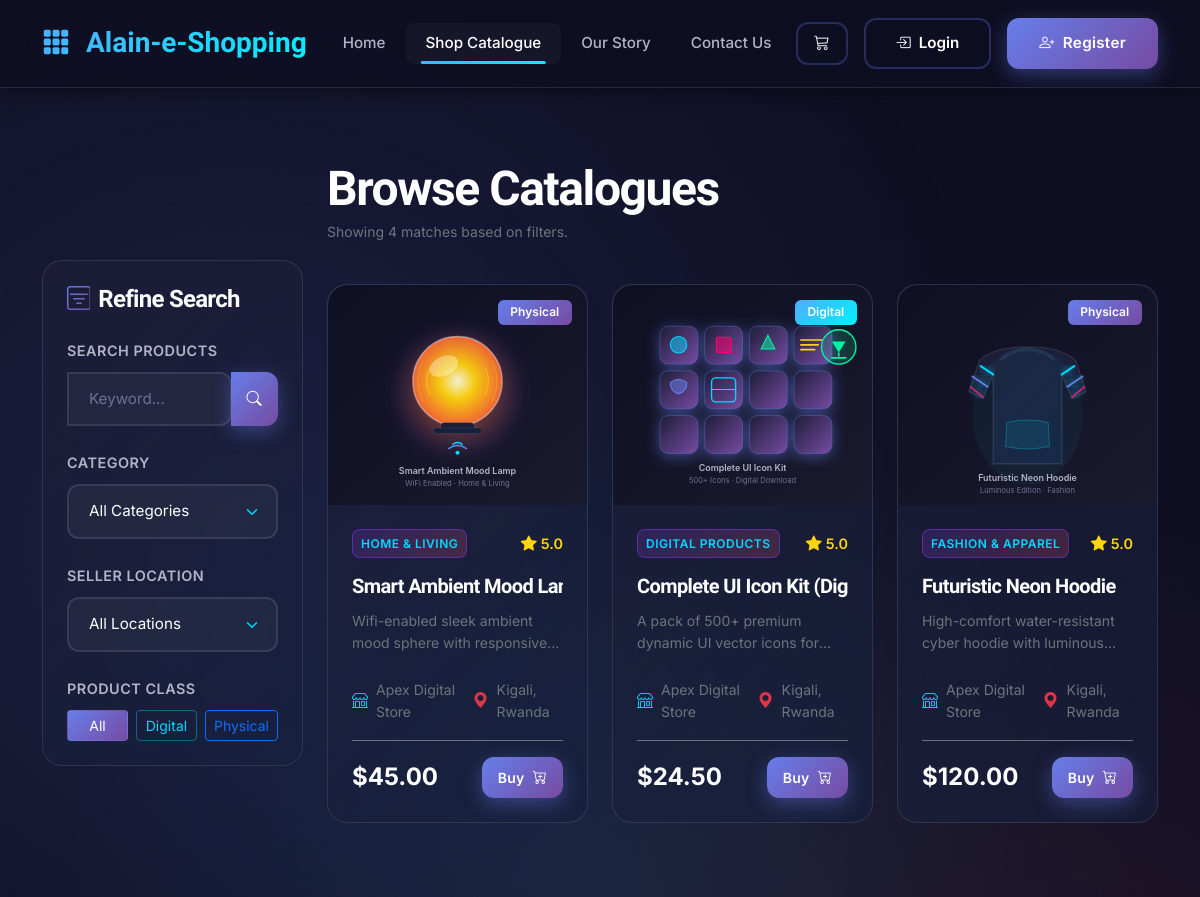
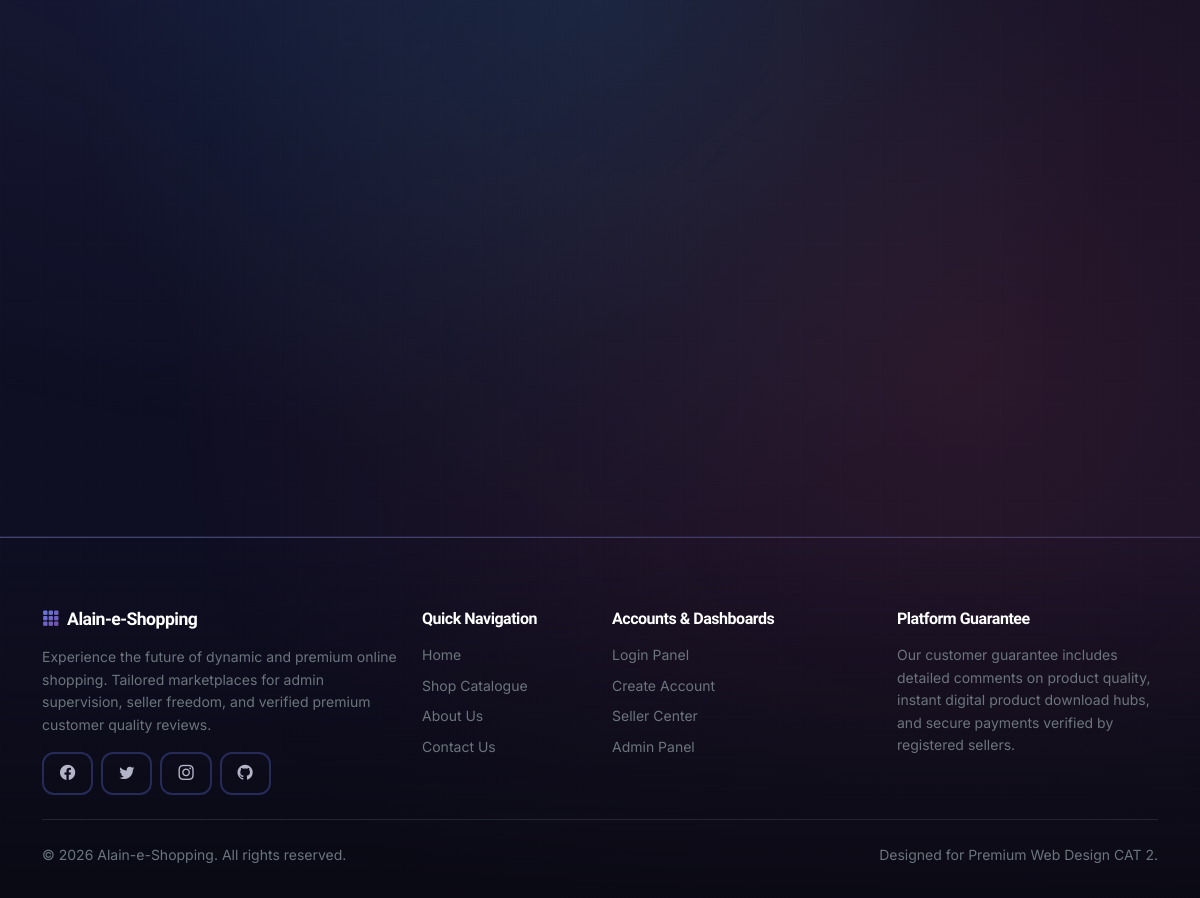
The page /shop.php on the database its author committed (2 pictures, top to bottom).
### tables this page shows
CREATE TABLE IF NOT EXISTS `products` (
    `id` INT AUTO_INCREMENT PRIMARY KEY,
    `seller_id` INT NOT NULL,
    `name` VARCHAR(255) NOT NULL,
    `description` TEXT NOT NULL,
    `price` DECIMAL(10, 2) NOT NULL,
    `category_id` INT NULL,
    `image_url` VARCHAR(255) NOT NULL,
    `file_url` VARCHAR(255) DEFAULT NULL,
    `stock` INT DEFAULT 10,
    `is_digital` TINYINT(1) DEFAULT 0,
    `created_at` TIMESTAMP DEFAULT CURRENT_TIMESTAMP,
    FOREIGN KEY (`seller_id`) REFERENCES `users`(`id`) ON DELETE CASCADE,
    FOREIGN KEY (`category_id`) REFERENCES `categories`(`id`) ON DELETE SET NULL,
    INDEX `idx_seller` (`seller_id`),
    INDEX `idx_category` (`category_id`),
    INDEX `idx_price` (`price`)
);

CREATE TABLE IF NOT EXISTS `categories` (
    `id` INT AUTO_INCREMENT PRIMARY KEY,
    `name` VARCHAR(255) NOT NULL UNIQUE,
    `icon` VARCHAR(100) DEFAULT 'bi-box',
    INDEX `idx_name` (`name`)
);

CREATE TABLE IF NOT EXISTS `users` (
    `id` INT AUTO_INCREMENT PRIMARY KEY,
    `name` VARCHAR(255) NOT NULL,
    `email` VARCHAR(255) NOT NULL UNIQUE,
    `password` VARCHAR(255) NOT NULL,
    `role` ENUM('admin', 'seller', 'customer') NOT NULL,
    `status` ENUM('pending', 'approved', 'rejected') DEFAULT 'approved',
    `seller_location` VARCHAR(255) DEFAULT NULL,
    `seller_documents` VARCHAR(255) DEFAULT NULL,
    `created_at` TIMESTAMP DEFAULT CURRENT_TIMESTAMP,
    INDEX `idx_email` (`email`),
    INDEX `idx_role` (`role`),
    INDEX `idx_status` (`status`)
);

### includes/auth.php (called while the page is built, shortened)
<?php
function format_price($price) {
    return '$' . number_format($price, 2);
}
?>

### shop.php (the view, shortened to what this page needs)
<?php
require_once 'includes/header.php';
$search = isset($_GET['search']) ? trim($_GET['search']) : '';
$query = "SELECT p.*, c.name as category_name, s.name as seller_name, s.seller_location,
          COALESCE(AVG(cm.rating),0) as avg_rating, COUNT(cm.id) as review_count
          FROM products p
          LEFT JOIN categories c ON p.category_id = c.id
          LEFT JOIN users s ON p.seller_id = s.id
          LEFT JOIN comments cm ON p.id = cm.product_id
          WHERE 1=1";
$query .= " GROUP BY p.id, c.name, s.name, s.seller_location ORDER BY p.id DESC";
$stmt = $conn->prepare($query);
$stmt->execute();
$prod_res = $stmt->get_result();
?>
<div class="container py-5 mt-4">
    <div class="row gy-4">
        <div class="col-lg-3">
            <div class="card-glass p-4 sticky-top" style="top: 100px; z-index: 10;">
                <h4 class="text-white mb-4"><i class="bi bi-filter-square me-2 text-gradient-primary"></i>Refine Search</h4>
                <form action="shop.php" method="GET" class="d-flex flex-column gap-4">
                    <div>
                        <label class="form-glass-label">Search Products</label>
                        <div class="input-group">
                            <input type="text" name="search" class="form-control form-glass-input" placeholder="Keyword..." value="<?php echo htmlspecialchars($search); ?>">
                            <button type="submit" class="btn btn-premium px-3"><i class="bi bi-search"></i></button>
                        </div>
                    </div>
                    <div>
                        <label class="form-glass-label">Category</label>
                        <select name="category" class="form-select form-glass-input" onchange="this.form.submit()">
                            <option value="0">All Categories</option>
                        </select>
                    </div>
                    <div>
                        <label class="form-glass-label">Seller Location</label>
                        <select name="location" class="form-select form-glass-input" onchange="this.form.submit()">
                            <option value="">All Locations</option>
                        </select>
                    </div>
                    <div>
                        <label class="form-glass-label">Product Class</label>
                        <div class="d-flex gap-2">
                            <label class="btn btn-outline-secondary w-100 btn-sm text-white" for="type_all">All</label>
                            <label class="btn btn-outline-info w-100 btn-sm" for="type_digital">Digital</label>
                            <label class="btn btn-outline-primary w-100 btn-sm" for="type_physical">Physical</label>
                        </div>
                    </div>
                </form>
            </div>
        </div>
        <div class="col-lg-9">
            <div class="d-flex justify-content-between align-items-center mb-4">
                <div>
                    <h2 class="text-white mb-1">Browse Catalogues</h2>
                    <p class="text-secondary small">Showing <?php echo $prod_res->num_rows; ?> matches based on filters.</p>
                </div>
            </div>
            <div class="row g-4">
                <?php if ($prod_res && $prod_res->num_rows > 0): ?>
                    <?php while ($prod = $prod_res->fetch_assoc()): ?>
                        <div class="col-xl-4 col-md-6">
                            <div class="card-glass d-flex flex-column h-100">
                                <div class="position-relative overflow-hidden">
                                    <img src="<?php echo BASE_URL; ?>/<?php echo htmlspecialchars($prod['image_url']); ?>" alt="<?php echo htmlspecialchars($prod['name']); ?>" class="card-glass-img w-100" onerror="this.src='<?php echo BASE_URL; ?>/assets/img/placeholder.svg'">
                                    <span class="position-absolute top-3 end-3 badge <?php echo $prod['is_digital'] ? 'bg-info' : 'bg-primary'; ?>" style="top: 15px; right: 15px;">
                                        <?php echo $prod['is_digital'] ? 'Digital' : 'Physical'; ?>
                                    </span>
                                </div>
                                <div class="card-body p-4 d-flex flex-column flex-grow-1">
                                    <div class="d-flex justify-content-between align-items-center mb-2">
                                        <span class="badge-premium small py-1 px-2"><?php echo htmlspecialchars($prod['category_name'] ?? 'Other'); ?></span>
                                        <span class="star-rating"><i class="bi bi-star-fill"></i> <?php echo $prod['avg_rating'] > 0 ? number_format($prod['avg_rating'],1) : 'New'; ?></span>
                                    </div>
                                    <h5 class="card-title text-white font-heading mt-2 text-truncate" title="<?php echo htmlspecialchars($prod['name']); ?>"><?php echo htmlspecialchars($prod['name']); ?></h5>
                                    <p class="text-secondary small mb-4 flex-grow-1 text-truncate-2" style="display: -webkit-box; -webkit-line-clamp: 2; -webkit-box-orient: vertical; overflow: hidden;">
                                        <?php echo htmlspecialchars($prod['description']); ?>
                                    </p>
                                    <div class="d-flex align-items-center mb-3">
                                        <i class="bi bi-shop text-info me-2"></i>
                                        <span class="text-secondary small me-3"><?php echo htmlspecialchars($prod['seller_name']); ?></span>
                                        <i class="bi bi-geo-alt-fill text-danger me-2"></i>
                                        <span class="text-secondary small"><?php echo htmlspecialchars($prod['seller_location'] ?? 'Global'); ?></span>
                                    </div>
                                    <div class="d-flex justify-content-between align-items-center mt-auto border-top border-secondary pt-3">
                                        <span class="fs-4 fw-bold text-white"><?php echo format_price($prod['price']); ?></span>
                                        <a href="product-details.php?id=<?php echo $prod['id']; ?>" class="btn btn-premium btn-sm px-3">
                                            Buy <i class="bi bi-cart-plus"></i>
                                        </a>
                                    </div>
                                </div>
                            </div>
                        </div>
                    <?php endwhile; ?>
                <?php endif; ?>
            </div>
        </div>
    </div>
</div>
<?php require_once 'includes/footer.php'; ?>

### rows shown on the page
products: image_url (picture), is_digital "Physical", category.name "HOME & LIVING", avg_rating "5.0", name "Smart Ambient Mood L…", description "Wifi-enabled sleek ambient mood sphere with…", seller.name "Apex Digital Store", seller.seller_location "Kigali, Rwanda", price "$45.00"
products: image_url (picture), is_digital "Digital", category.name "DIGITAL PRODUCTS", avg_rating "5.0", name "Complete UI Icon Kit (D…", description "A pack of 500+ premium dynamic UI vector icons…", seller.name "Apex Digital Store", seller.seller_location "Kigali, Rwanda", price "$24.50"
products: image_url (picture), is_digital "Physical", category.name "FASHION & APPAREL", avg_rating "5.0", name "Futuristic Neon Hoodie", description "High-comfort water-resistant cyber hoodie with…", seller.name "Apex Digital Store", seller.seller_location "Kigali, Rwanda", price "$120.00"

### other values the page prints
$prod_res->num_rows "4"
